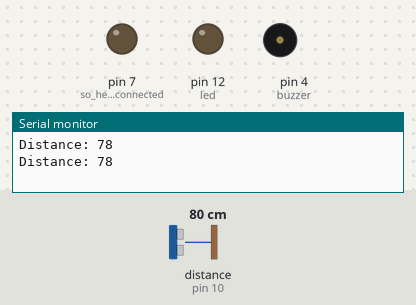
The sketch below on a simulated Arduino Uno, built with avr-gcc and run on an emulated ATmega328P. On the bench: output pins drawn as LEDs (lit = HIGH), buzzer (waves = sounding), the last lines printed to the serial monitor. Wiring (inferred from the names in the program): ultrasonic range finder: trigger pin 9; echo pin 10. The test bench sets the inputs (shaded band); at power-on: distance to the obstacle (sensor on pin 10) 80 cm. The echo pulse lasts 58.3 µs per cm; pins used as bus, display or sensor lines are not drawn.

Above: at 1.8 s.
1.9 s: distance to the obstacle (sensor on pin 10) set to 25 cm
3.4 s: distance to the obstacle (sensor on pin 10) set to 19 cm
At 4.8 s:
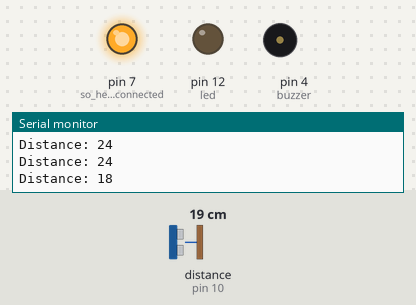
At 7.3 s:
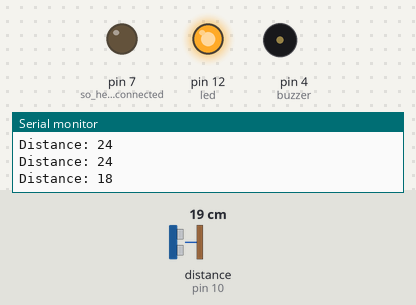
7.5 s: distance to the obstacle (sensor on pin 10) set to 35 cm
At 9.2 s:
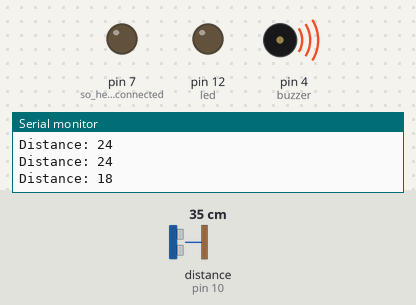
Timing chart, 0 to 10.9 s (numbered marks = the images above; inputs shaded):
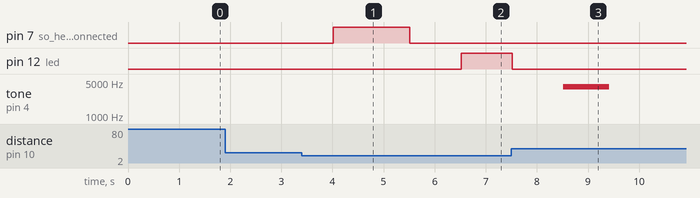

Measured:
- the behaviour switches between 22 and 21 cm on distance to the obstacle (sensor on pin 10) (found by bisection; images 0 and 1)
- after the input at 3.4 s, pin 7 (so_here_we_have_connected): LOW → HIGH after 0.62 s, → LOW 1.5 s later; pin 12 (led): LOW → HIGH after 3.1 s
- after the input at 7.5 s, pin 7 (so_here_we_have_connected): stays LOW (without the input it goes to HIGH after 2.9 s); pin 12 (led): goes on until 7.5 s, then stays LOW; tone on pin 4 (buzzer): goes on until 9.4 s, then stays silent

The sketch:

Automatic_Hand_Sanitization.ino
```cpp
//code for Dispenser Using Arduino(Automatic Hand Sanitizer Dispenser)
// defines pins numbers
#define led  12
#define buzzer 4
#define trigPin 9
# define echoPin 10
// defines variables
long duration;
int distance;

void setup() {
pinMode(trigPin, OUTPUT); // Sets the trigPin as an Output
pinMode(echoPin, INPUT); // Sets the echoPin as an Input
pinMode(led,OUTPUT);     // here we define the pinmode of led i.e 12th digital pin
pinMode(7,OUTPUT);      // so here we have connected the base of NPN tansistor at 7th digital pin
pinMode(buzzer,OUTPUT); // here we define the pinmode of buzzer i.e 4th digital pin
Serial.begin(9600);     // Starts the serial communication
}

void loop() {
// Clears the trigPin
digitalWrite(trigPin, LOW);
delayMicroseconds(2);

// Sets the trigPin on HIGH state for 10 micro seconds
digitalWrite(trigPin, HIGH);
delayMicroseconds(10);
digitalWrite(trigPin, LOW);

// Reads the echoPin, returns the sound wave travel time in microseconds
duration = pulseIn(echoPin, HIGH);

// Calculating the distance
distance= duration*0.034/2;

// Prints the distance on the Serial Monitor
Serial.print("Distance: "); // it will show us the distance measured in the serial moniter
Serial.println(distance);

if(distance<=20)               // checking the presence of hands in 20 cm limit
  {
    digitalWrite(7,HIGH);    // if present motor operates for some time
    delay(1500);                  // delay value to changes the operating time
    digitalWrite(7,LOW);     // pump stop working for some time
    delay(1000);                 // some delay prevents continous operation
    digitalWrite(led,HIGH);  // led will glow
    delay(1000);
    digitalWrite(led,LOW);
    delay(1000);
    tone(buzzer,4000);  // so here buzzer will start beeping at a frequency of 2000Hz
    delay(900);
    noTone(buzzer);
    }
  else
  {
    digitalWrite(7,LOW);     // if no hands detected - no operation
    digitalWrite(led,LOW);
    digitalWrite(buzzer,LOW);
  }
  delay(1000);        // delay of 1second pis given so that the whole system comes back to original
                      // original state
}
```
